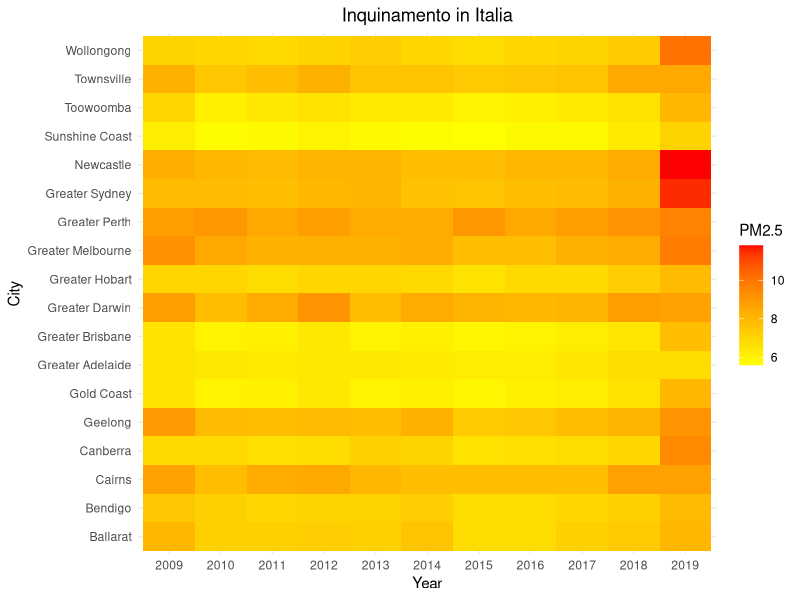

Write the R code that produced this figure.
library(tidyverse)

pm_data <- read.csv("dataset/Pollution.csv")

# Filtra solo le città con i paesi desiderati
selected_countries <- c("Australia")
pm_filtered <- pm_data %>%
  filter(country %in% selected_countries) %>%
  pivot_longer(cols = starts_with("X20"), names_to = "Year", values_to = "PM2.5") %>%
  mutate(Year = gsub("X", "", Year))

ggplot(pm_filtered, aes(x = Year, y = city, fill = `PM2.5`)) +
  geom_tile() +
  scale_fill_gradient(low = "yellow", high = "red") +
  theme_minimal() +
  labs(title = "Inquinamento in Italia",
       x = "Year",
       y = "City") +
  theme(plot.title = element_text(hjust = 0.5))
